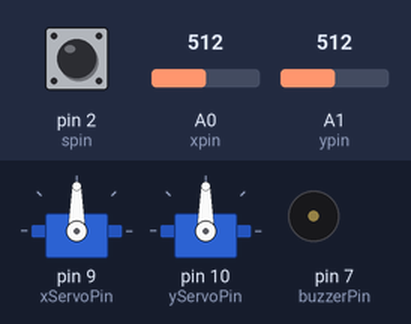
Simulated run of this sketch. Board: Arduino Uno, built with avr-gcc and run on an emulated ATmega328P. Parts: 2 × servo, buzzer (waves = sounding, pin HIGH). Inputs (shaded band) come from the test bench; at power-on: A0 (xpin) = 512, A1 (ypin) = 512, pin 2 (spin) HIGH.

Above: at 1.2 s.
1.3 s: A0 (xpin) set to 716
At 2.3 s:
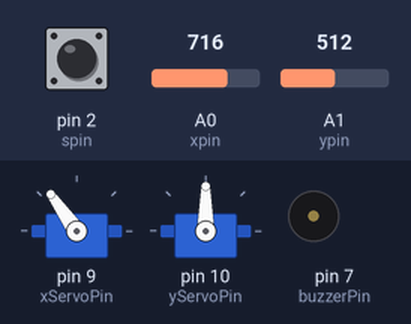
2.8 s: A1 (ypin) set to 716
At 3.4 s:
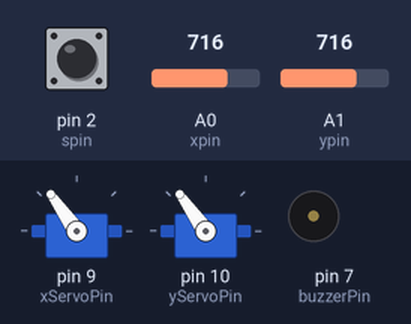
4.3 s: pin 2 (spin) pulled LOW for 0.15 s
At 4.37 s:
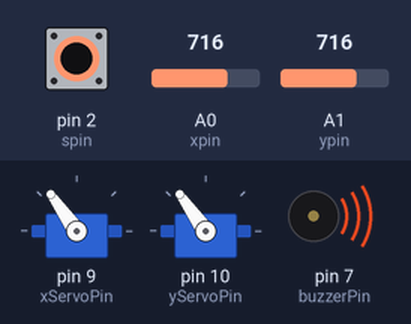
5.9 s: A0 (xpin) set to 900
At 7.0 s:
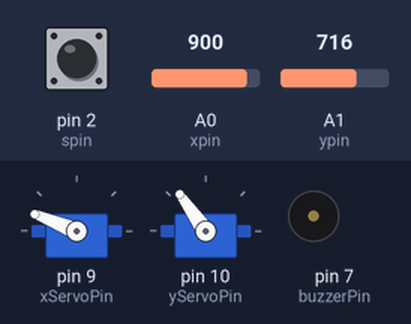
7.4 s: A1 (ypin) set to 900
At 8.1 s:
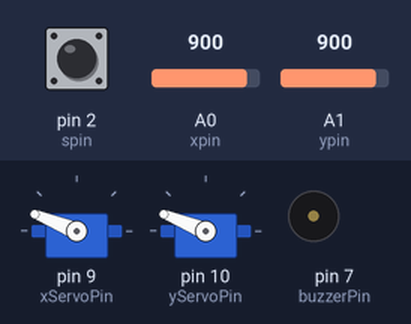
8.9 s: pin 2 (spin) pulled LOW for 1 s
At 9.3 s:
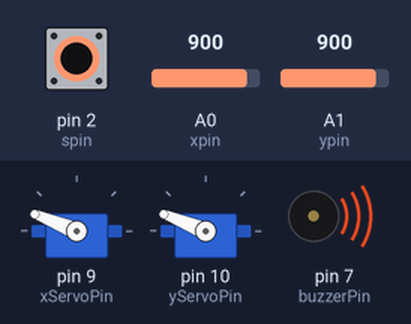
Timing chart, 0 to 11.9 s (numbered marks = the images above; inputs shaded):
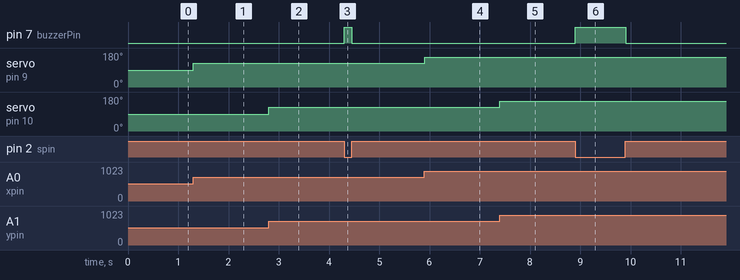

Measured:
- after the input at 1.3 s, servo on pin 9 (xServoPin): 90° → 125° at once
- after the input at 2.8 s, servo on pin 10 (yServoPin): 90° → 125° at once
- after the input at 4.3 s, pin 7 (buzzerPin): LOW → HIGH at once, → LOW 0.15 s later
- after the input at 5.9 s, servo on pin 9 (xServoPin): 125° → 158° at once
- after the input at 7.4 s, servo on pin 10 (yServoPin): 125° → 158° at once
- after the input at 8.9 s, pin 7 (buzzerPin): LOW → HIGH at once, → LOW 1.0 s later

The sketch:

servo_joystick_control.ino
```cpp
#include <Servo.h>
Servo XServo;
Servo YServo;

int xpin = A0;
int ypin = A1;
int spin = 2;
int xServoPin = 9;
int yServoPin = 10;
int buzzerPin = 7;

int writeValX;
int writeValY;

int dTime = 250;

int xVal;
int yVal;
int sVal;

void setup() {
  //Serial.begin(9600);
  pinMode(xpin, INPUT);
  pinMode(ypin, INPUT);
  pinMode(spin, INPUT);
  digitalWrite(spin, HIGH);

  pinMode(xServoPin, OUTPUT);
  pinMode(yServoPin, OUTPUT);
  pinMode(buzzerPin, OUTPUT);

  XServo.attach(xServoPin);
  YServo.attach(yServoPin);
}

void loop() {
  xVal = analogRead(xpin);
  yVal = analogRead(ypin);
  sVal = digitalRead(spin);

  writeValX = 180.0/1023.0*xVal;
  writeValY = 180.0/1023.0*yVal;

  XServo.write(writeValX);
  YServo.write(writeValY);

  //delay(dTime);

  //Serial.print("X");
  //Serial.println(writeValX);
  //Serial.print("Y");
  //Serial.println(writeValY);
  //Serial.print("S");
  //Serial.println(sVal);

  if (sVal == 0) {
    digitalWrite(buzzerPin, HIGH);
    //XServo.write(45);
    //YServo.write(46);
  }
  else {
    digitalWrite(buzzerPin, LOW);
  }

}
```
